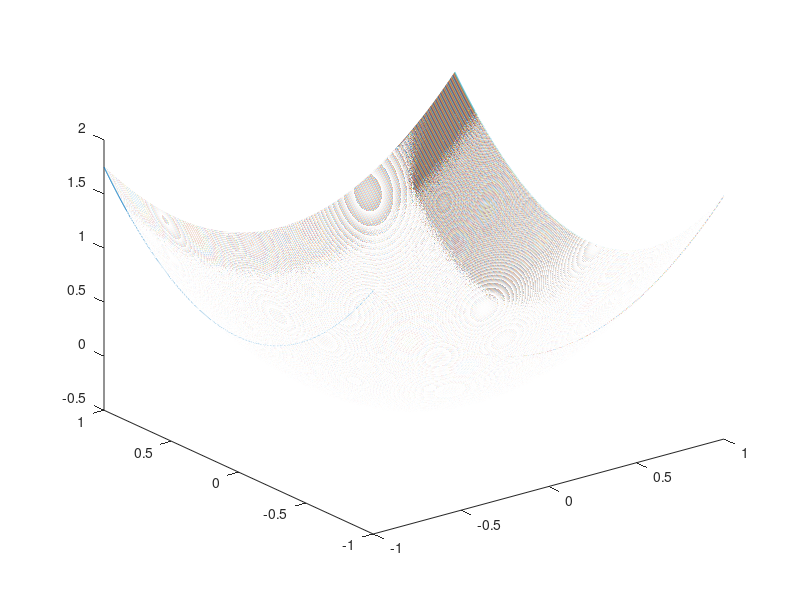

MATLAB code for this plot: (Note: this script raises an error after producing the figure.)
clear all
close all
x=linspace(-1,1,1000);
y=x;
[X,Y]=meshgrid(x,y);
phi=X.^2+Y.^2-0.5^2;
plot3(X,Y,phi)

N=100;
x=linspace(-1,1,N);
u0=1*(2*rand(1,N)-1);
load u0.txt;
u=u0;
% u=rand(1,N);
u(1)=0;
u(end)=0;
mm=max(abs(u));

writerObj = VideoWriter('GaussSeidel.avi');
writerObj.FrameRate = 2;
open(writerObj);

% f=5*exp(-x.^2/1e-2);
f=0*(5*exp(-(x-0.5).^2/1e-2)+5*exp(-(x+0.5).^2/1e-2));
% f(-0.5<x & x<0.5)=0.5;
dx=2/1000;

for iter=1:50
    uold=u;
    plot(x,u,'-*b');
    for i=2:N-1
        u(i)=(u(i-1)+u(i+1)+f(i)*dx^2)/2;
    end
%     axis square
%     axis equal
%     xlim([-1 1])
    mm=max(abs(u));
    ylim([-1 1])
    text(0,0.7,['\color{black} \fontsize{36} iteration #',num2str(iter)]);
    hold on
    plot([-1 1],[0 0],'r')
    drawnow
%     pause
    frame = getframe;
   writeVideo(writerObj,frame);
   cla
%     M(iter) = getframe(gca);
end

close(writerObj);
